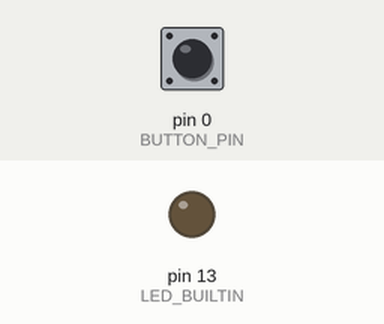
Recording of a sketch running on a simulated Arduino Uno, built with avr-gcc and run on an emulated ATmega328P. Parts: output pins drawn as LEDs (lit = HIGH). The test bench sets the inputs (shaded band); at power-on: pin 0 (BUTTON_PIN) HIGH.

Above: at 1.2 s.
1.3 s: pin 0 (BUTTON_PIN) pulled LOW for 0.15 s
At 1.37 s:
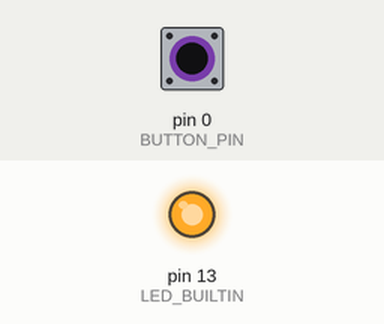
2.9 s: pin 0 (BUTTON_PIN) pulled LOW for 3.2 s
At 6.7 s:
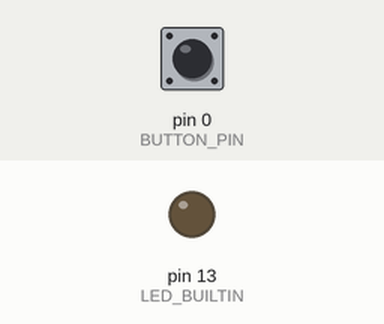
Timing chart, 0 to 8.2 s (numbered marks = the images above; inputs shaded):
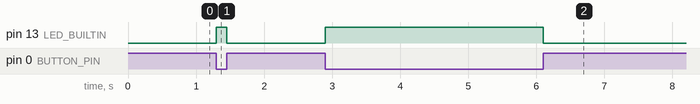

Measured:
- after the input at 1.3 s, pin 13 (LED_BUILTIN): LOW → HIGH at once, → LOW 0.15 s later
- after the input at 2.9 s, pin 13 (LED_BUILTIN): LOW → HIGH at once, → LOW 3.2 s later

The sketch:

04-Lichtschalter.ino
```cpp
// Bitte lese das Beispiel durch und vesuche es zu verstehen
#define BUTTON_PIN 0
void setup() {
  // Pins setzen aus das was sie sind
  pinMode(LED_BUILTIN, OUTPUT);
  pinMode(BUTTON_PIN, INPUT); // Hardware Pullup, Closed == GND Level (LOW)
}

void loop() {
  if (digitalRead(BUTTON_PIN) == LOW) {// Wenn wir an dem Pin 0 Lesen und das GND Level anliegt, dann machen wir etwas
    digitalWrite(LED_BUILTIN, HIGH);   // LED an
  } else {                             // Wenn die Bedingung oben nicht erfüllt ist
    digitalWrite(LED_BUILTIN, LOW);    // LED aus
  }
}
```
